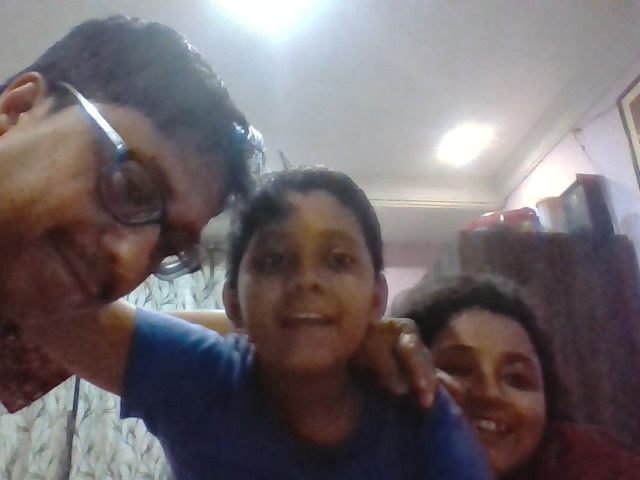
#> input picture photo.jpg, 640 x 480 px
$ python cam.py ../../photo.jpg
#> lines starting #> are read from the running program, lines starting #| are printed output that depends on the picture


import argparse
from pathlib import Path

import cv2


def adjust_brightness(image, value):
	"""Increase or decrease brightness while keeping valid pixel values."""
	return cv2.convertScaleAbs(image, alpha=1.0, beta=value)


def main():
	parser = argparse.ArgumentParser(description="Perform basic image edits with OpenCV")
	parser.add_argument("image", help="Path to the input image")
	parser.add_argument("--brightness", type=int, default=40,
						help="Brightness adjustment (-255 to 255)")
	args = parser.parse_args()

	image = cv2.imread(args.image)
#> image is the input picture: shape (480, 640, 3); mean B, G, R 107.5, 104.6, 112.7
	if image is None:
		raise FileNotFoundError(f"Could not read image: {args.image}")

	height, width = image.shape[:2]
#> height = 480; width = 640

	# Flip horizontally (basic image manipulation).
	flipped = cv2.flip(image, 1)
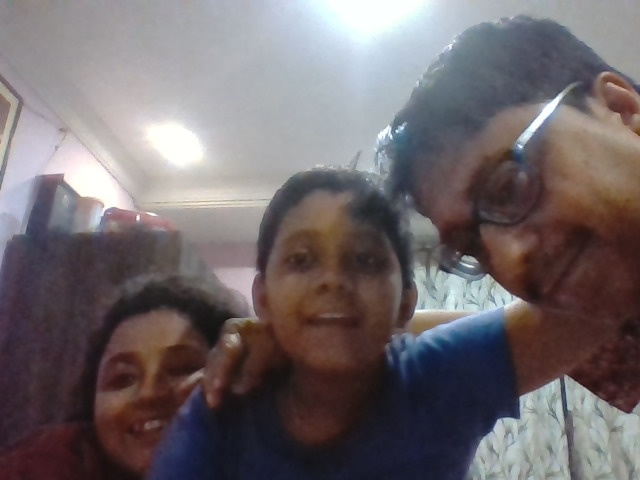
#> flipped: shape (480, 640, 3); mean B, G, R 107.5, 104.6, 112.7

	# Rotate 90 degrees clockwise.
	rotated = cv2.rotate(image, cv2.ROTATE_90_CLOCKWISE)
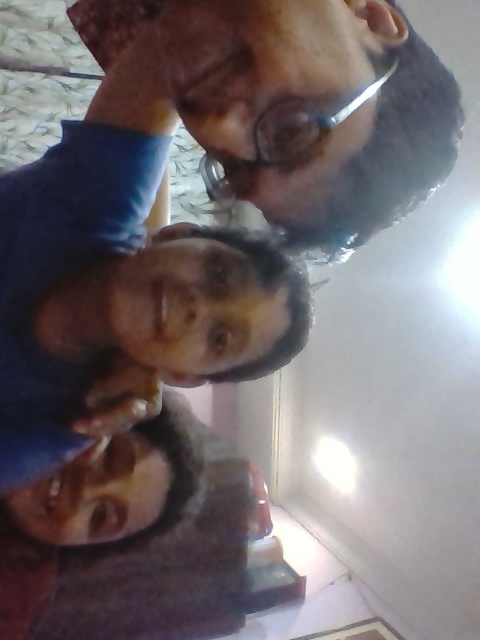
#> rotated: shape (640, 480, 3); mean B, G, R 107.5, 104.6, 112.7

	# Crop the center half of the image.
	y_start, y_end = height // 4, 3 * height // 4
#> y_start = 120; y_end = 360
	x_start, x_end = width // 4, 3 * width // 4
#> x_start = 160; x_end = 480
	cropped = image[y_start:y_end, x_start:x_end]
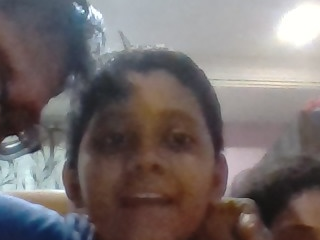
#> cropped: shape (240, 320, 3); mean B, G, R 107.6, 108.2, 116.9

	brightened = adjust_brightness(image, args.brightness)
#> in adjust_brightness, `return cv2.convertScaleAbs(image, alpha=1.0, beta=value)`:
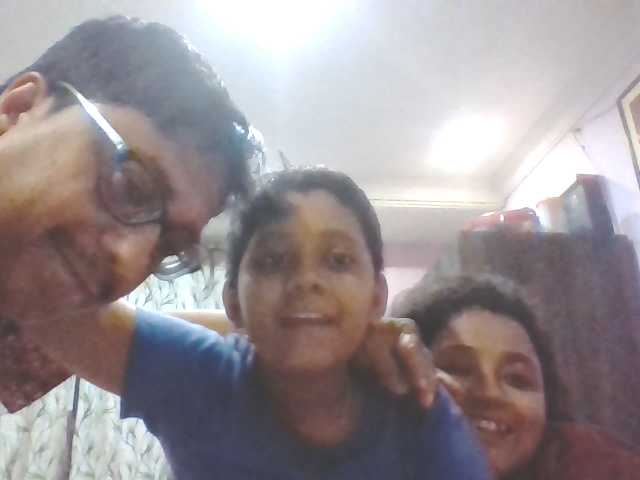
#> returned value: shape (480, 640, 3); mean of channels 0, 1, 2 146.2, 143.5, 151.7; drawn as B, G, R

	output_dir = Path("opencv_output")
	output_dir.mkdir(exist_ok=True)
	cv2.imwrite(str(output_dir / "flipped.jpg"), flipped)
	cv2.imwrite(str(output_dir / "rotated.jpg"), rotated)
	cv2.imwrite(str(output_dir / "cropped.jpg"), cropped)
	cv2.imwrite(str(output_dir / "brightness_adjusted.jpg"), brightened)
	print(f"Saved edited images to: {output_dir.resolve()}")


if __name__ == "__main__":
	main()
